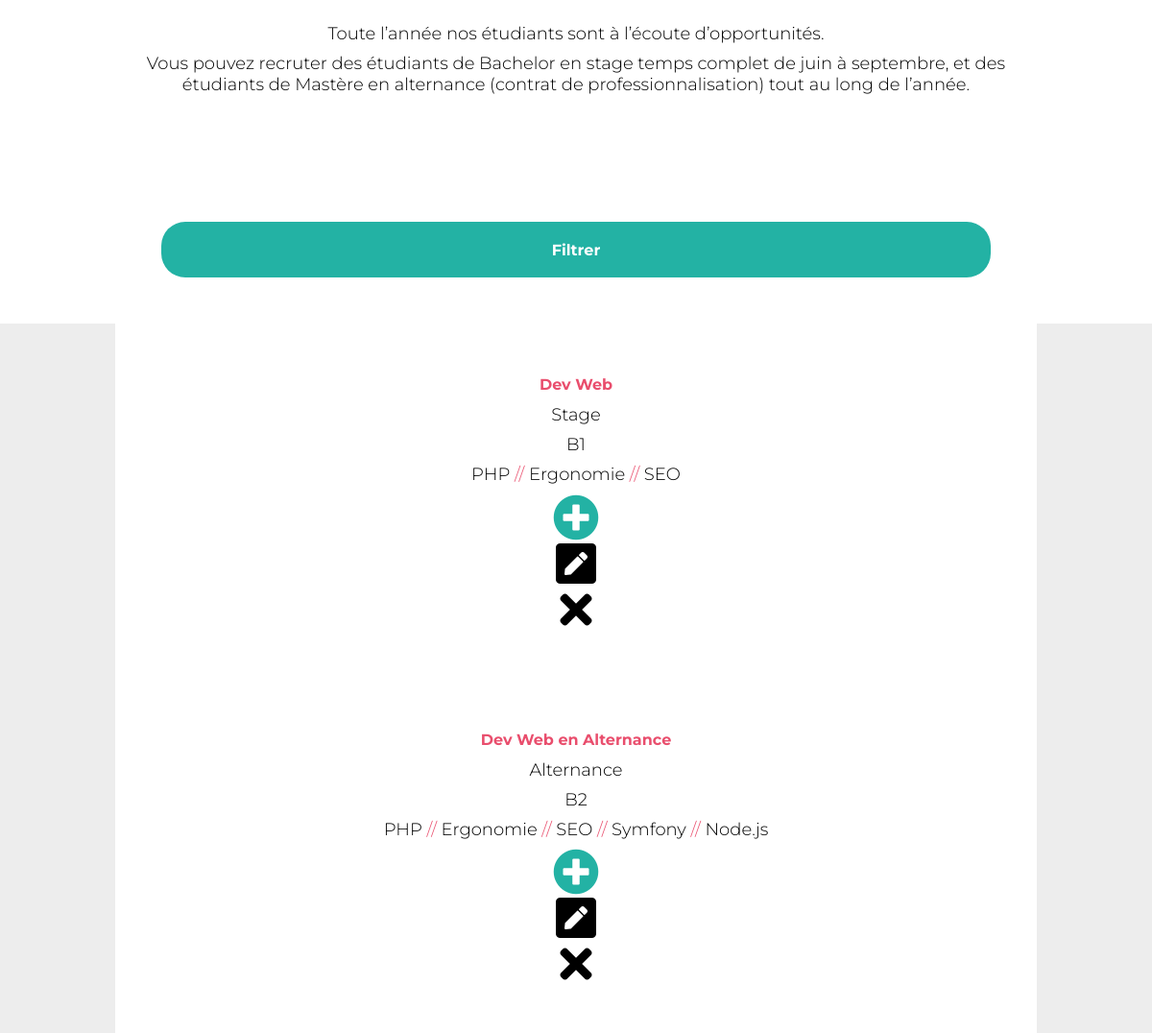
The page /list/1 (lower part) on the database as committed earlier.
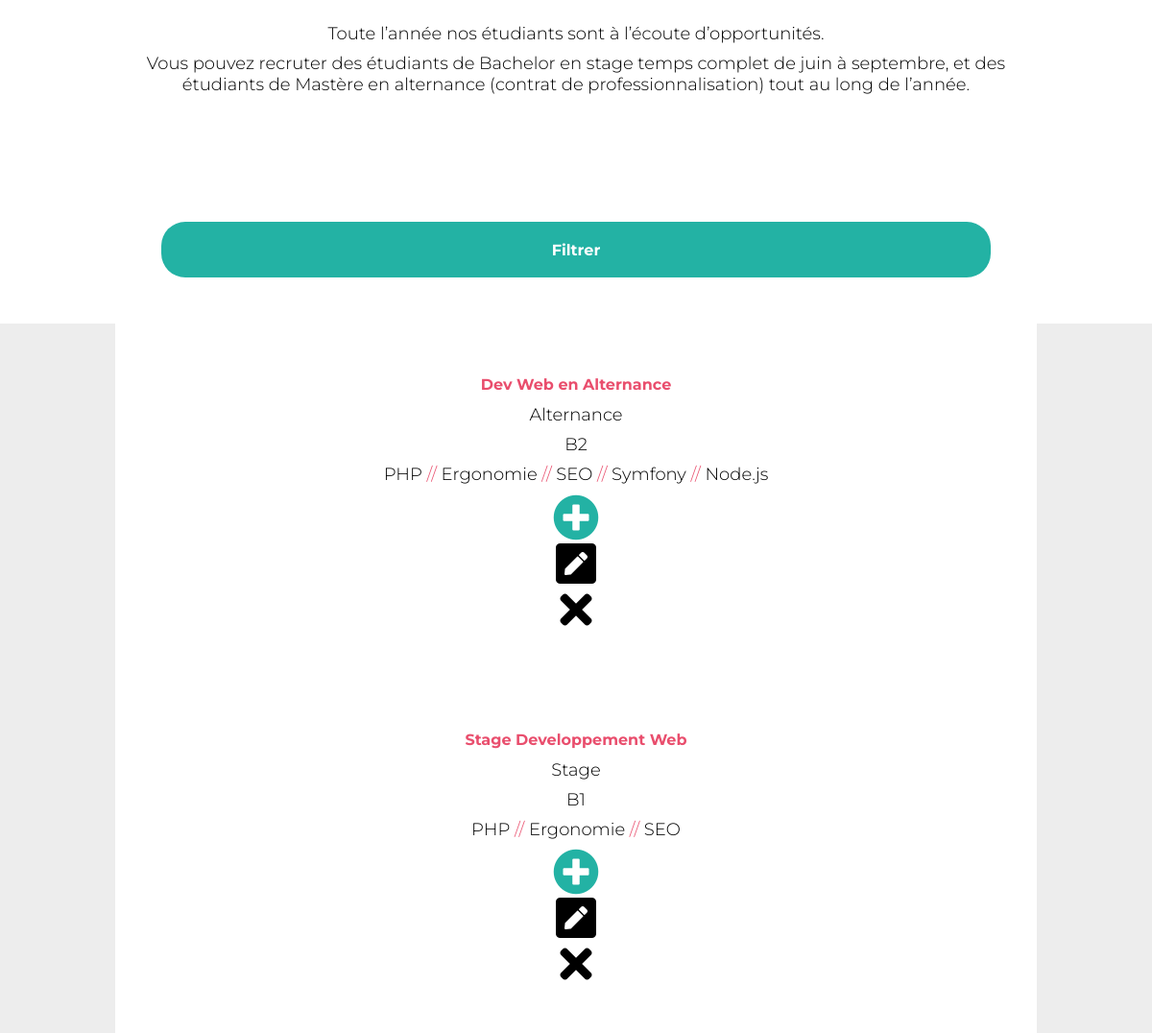
The same page on the database as committed later.
### tables this page shows
CREATE TABLE IF NOT EXISTS `osi_offer` (
  `id` int(11) UNSIGNED NOT NULL AUTO_INCREMENT,
  `title` varchar(255) NOT NULL DEFAULT '',
  `year` int(10) NOT NULL,
  `formation` int(11) NOT NULL,
  `contract` int(11) NOT NULL,
  `description` text NOT NULL,
  `period` varchar(255) DEFAULT NULL,
  PRIMARY KEY (`id`)
);

### src/functions.php (called while the page is built, shortened)
<?php
require_once('class.php');
require_once("functions/dataFormManager.php");
$connection = new Connection("mysql:dbname=osi;host=127.0.0.1", "root", "");
$session = new Session();
$contracts = $connection->getTableContract();
$formations = $connection->getTableFormation();
$years = $connection->getTableYear();
if(isset($idFormation)){
    initOffers();
    initProfils();
}
function initOffers(){
    global $idFormation;
    $connection = getConnection();
    if($idFormation > 0 ){
        $offers = $connection->getTableOfferFormation($idFormation);
    }else{
        $offers = $connection->getTableOffer();
    }
}
function initProfils(){
    global $offers;
    $profils = updateProfil($offers, getConnection());
}
function getConnection(){
    global $connection;
    return $connection;
}
function getSession(){
    global $session;
    return $session;
}
function getContracts(){
    global $contracts;
    return $contracts;
}
function getYears(){
    global $years;
    return $years;
}
function getFormations(){
    global $formations;
    return $formations;
}
function updateProfil($_offers, $_connection)
{
    $profils = null;
    foreach ($_offers as $key=> $item) {
        $itemSkills = NULL;
        $skills = $_connection->getTableUniqSkill($key);
        foreach ($skills as $skill) {
            $itemSkills[]=$skill['name'];
        }
        $profils[$key] = new Profil(
            $key, $item["title"],
            getContracts()[$item["contract"]]['name'],
            getYears()[$item["year"]]['name'],
            getFormations()[$item["formation"]]["name"],
            $item["description"],
            $item["period"],
            $itemSkills
        );
    }
    return $profils;
}
 ?>

### src/class/Connection.php (called while the page is built, shortened)
<?php
    class Connection
    {
        private $connection;
        function __construct(string $_dsn, string $_user, string $_pwd)
        {
            $this->connection = new PDO($_dsn, $_user, $_pwd);
        }
        public function getTableOfferFormation($_id){
            $statement = $this->connection->prepare("
                SELECT * FROM osi_offer WHERE osi_offer.formation = :_id
            ");
            $statement->bindValue(':_id', $_id);
            $statement->execute();
            $offer = $statement->fetchAll(PDO::FETCH_GROUP|PDO::FETCH_ASSOC|PDO::FETCH_UNIQUE);
            return $offer;
        }
        public function getTableUniqSkill($_id)
        {
            $statement = $this->connection->prepare("
                SELECT osi_skill.id, `name` FROM `osi_skill`,`osi_offer_skill` WHERE osi_offer_skill.offer_id = :_id AND osi_offer_skill.skill_id = osi_skill.id
            ");
            $statement->bindValue(':_id', $_id);
            $statement->execute();
            $UniqSkill = $statement->fetchAll(PDO::FETCH_GROUP|PDO::FETCH_ASSOC|PDO::FETCH_UNIQUE);
            return $UniqSkill;
        }
        public function getTableContract()
        {
            $statement = $this->connection->prepare("
                SELECT * FROM osi_contract
            ");
            $statement->execute();
            $contracts = $statement->fetchAll(PDO::FETCH_GROUP|PDO::FETCH_ASSOC|PDO::FETCH_UNIQUE);
            return $contracts;
        }
        public function getTableFormation()
        {
            $statement = $this->connection->prepare("
                SELECT * FROM osi_formation
            ");
            $statement->execute();
            $offerSkills = $statement->fetchAll(PDO::FETCH_GROUP|PDO::FETCH_ASSOC|PDO::FETCH_UNIQUE);
            return $offerSkills;
        }
        public function getTableYear()
        {
            $statement = $this->connection->prepare("
                SELECT * FROM osi_niveau_etude
            ");
            $statement->execute();
            $years = $statement->fetchAll(PDO::FETCH_GROUP|PDO::FETCH_ASSOC|PDO::FETCH_UNIQUE);
            return $years;
        }
    }
 ?>

### src/functions/dataFormManager.php (called while the page is built, shortened)
<?php
function checkURLForm(){
    $session = getSession();
}
?>

### src/class/Session.php (called while the page is built, shortened)
<?php
class Session
{
    public function getConnectionAdmin(){
        return $_SESSION['admin'];
    }
}
 ?>

### src/list.php (the view, shortened to what this page needs)
<?php
    require_once("functions.php");
 ?>
 <!doctype html>
 <html lang="en">
 <head>
     <link rel="stylesheet" href="../css/style.css"/>
     <link rel="stylesheet" href="../fontawesome-free-5.0.13/web-fonts-with-css/css/fontawesome-all.css"/>
 </head>
 <body>
     <main class="text_page">
         <section class="margin_section padding_side">
             <p> Toute l’année nos étudiants sont à l’écoute d’opportunités.</p>
             <p> Vous pouvez recruter des étudiants de Bachelor en stage temps complet de juin à septembre, et des étudiants de Mastère en alternance (contrat de professionnalisation) tout au long de l’année. </p>
         </section>
         <section class="margin_section padding_side btns_form">
             <a id="btn_filter" class="btn btn_blue text_btn btns_form_element"> Filtrer </a>
         </section>
         <?php if (sizeof($profils)>0): ?>
         <section class="padding_side results text_page_left">
             <ul class="results_list">
                 <?php foreach ($profils as $item): ?>
                     <li class="result">
                         <h3 class="text_h result_element result_element_2"><a href="/profil/<?=$item->getId()?>"><?= $item->getTitle()?></a></h3>
                         <p class="result_element"><?= $item->getContract() ?></p>
                         <p class="result_element"><?= $item->getYear() ?></p>
                         <p class="result_element result_element_2">
                            <?php
                                $i = 0;
                                $output ="";
                                foreach ($item->getSkills() as $skill) {
                                    $output.=$skill;
                                    $i++;
                                    if ($i != sizeof($item->getSkills())) {
                                        $output.='<span> // </span>';
                                    }
                                }
                                echo $output;
                            ?>
                        </p>
                        <a href="/profil/<?=$item->getId()?>" class=" result_element icon icon_plus"> <i class="fas fa-plus-circle fa-3x"></i> </a>
                        <a href="/editProfil/<?=$item->getId()?>" class=" result_element icon <?= ($session->getConnectionAdmin() == true)?"hide":"" ?>"> <i class="fas fa-pen-square fa-3x"></i> </a>
                        <form class="result_element icon" action="" method="post">
                            <button type="submit" name="button" class="<?= ($session->getConnectionAdmin() == true)?"hide":"" ?>"> <a><i class="fas fa-times fa-3x"> </i></a> </button>
                        </form>
                     </li>
                 <?php endforeach; ?>
             </ul>
         </section>
     <?php else: ?>
         <section class="margin_section">
             <p>Il n'y a aucun resultats correspondant</p>
         </section>
     <?php endif; ?>
     </main>
 </body>
 </html>

### public/index.php
<?php
    require_once("../src/class.php");
    $url = '';
    if (isset($_GET['url'])) {
        $url = explode('/',$_GET['url']);
    }
    if ($url == '' or $url[0] == 'home') {
        require '../src/home.php';
    } elseif ($url[0] == 'list') {
        $idFormation = (isset($url[1]) and is_numeric($url[1]))? $url[1] : 0 ;
        require '../src/list.php';
    } elseif ($url[0] == 'profil' and is_numeric($url[1]) and isset($url[1])) {
        $idProfil = $url[1];
        $idFormation = 0;
        require '../src/profil.php';
    } elseif ($url[0] == 'sitemap') {
            require '../sitemap.php';
    } elseif ($url[0] == 'editProfil'and is_numeric($url[1]) and isset($url[1])) {
        $idProfil = $url[1];
        $idFormation = 0;
        require '../src/profilUpdate.php';
    } elseif ($url[0] == 'admin') {
        require '../src/admin.php';
    } else {
        require '../src/Error404.php';
    }
 ?>

### public/css/style.css (style rules this page uses)
* { padding: 0; margin: 0; }
body { background-color: #ffff; font-size: 1em; }
html { font-size: 62.5%; }
.padding_side { padding: 0% 10% 0% 10%; }
.margin_section { margin: 7% 0% 0% 0%; }

### public/css/text.css (style rules this page uses)
.text_page { font-family: 'Montserrat', sans-serif; font-weight: 300; color: #000; font-size: 1.8rem; text-align: center; }
.text_page_left { text-align: left; }
p { margin-bottom: 1%; }
a { color: inherit; text-decoration: inherit; font-size: 1.6rem; }
button { font-size: 1.6rem; }
.text_h { color: #e94e6d; font-weight: 700; }
h3 { font-size: 2.2rem; margin-bottom: 1%; }
.result h3 { color: #e94e6d; }
span { color: #e94e6d; }
.text_btn { color: #ffff; font-size: 1.6rem; font-weight: bold; }

### public/css/main.css (style rules this page uses)
.results { background-color: #ededed; }
.results_list { background-color: #fff; }
.result { display: flex; padding: 5% 2% 5% 2%; }
.result_element { flex: 1; align-self: center; }
.result_element_2 { flex: 2; }
@media screen and (max-device-width: 900px) { .result { flex-flow: column; } }
@media screen and (max-device-width: 900px) { .result_element.icon { align-self: center; } }

### public/css/form.css (style rules this page uses)
.btns_form { display: flex; flex-flow: row; }
.btns_form_element { background-color: white; margin: 5%; flex: 1; }
button { background-color: transparent; border:none; }

### public/css/button.css (style rules this page uses)
.btn { display: flex; justify-content: center; padding: 2%; border-radius: 25px; color: white; }
.btn_blue { background-color: #23b2a4; }

Rows that differ between the two databases and show on the page:
removed osi_offer: title "Dev Web", Contract "Stage", Year "B1", value "PHP", value "Ergonomie", value "SEO"
added osi_offer: title "Stage Developpement Web", Contract "Stage", Year "B1", value "PHP", value "Ergonomie", value "SEO"
